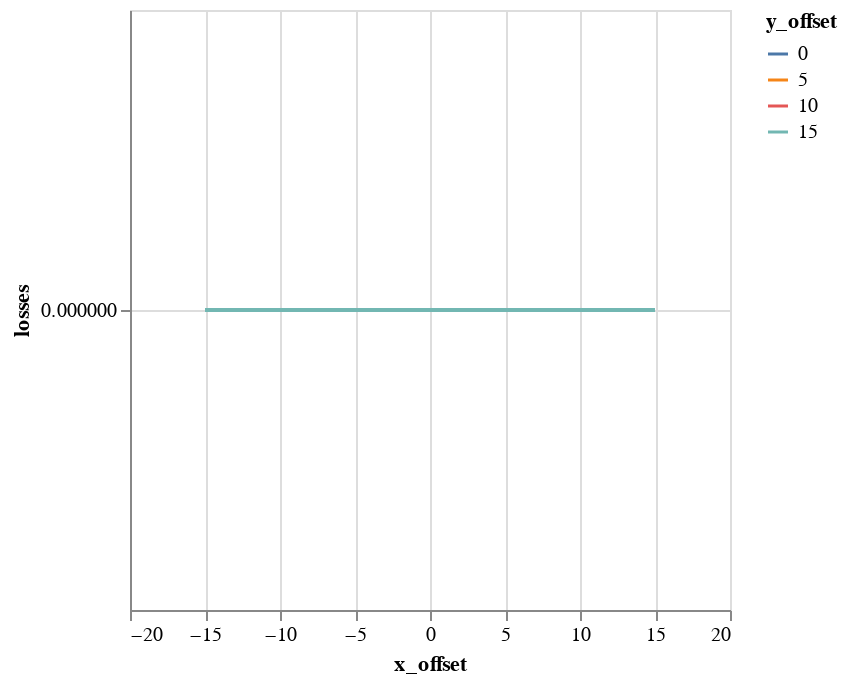

The cell this chart's notebook holds for it:
### Code cell
alt.Chart(emit_df).mark_line().encode(
    color='y_offset:N',
    x='x_offset',
    y='losses',
)

### Figure 1 — Vega-Lite specification as saved in the notebook (floating-point values rounded to 4 significant figures)
{"$schema": "https://vega.github.io/schema/vega-lite/v1.2.1.json", "data": {"values": [{"losses": 0, "relbeta": 0.002308, "sourceID": 16777222, "sourceName": "x_-15_y_0", "x_emittance": 1.621, "x_emittance_rel": 1.0, "x_norm_emittance": 0.003742, "x_offset": -15, "y_emittance": 1.572, "y_emittance_rel": 1.0, "y_norm_emittance": 0.003629, "y_offset": 0}, {"losses": 0, "relbeta": 0.002308, "sourceID": 16777229, "sourceName": "x_-15_y_5", "x_emittance": 1.593, "x_emittance_rel": 1.0, "x_norm_emittance": 0.003678, "x_offset": -15, "y_emittance": 1.594, "y_emittance_rel": 1.0, "y_norm_emittance": 0.003679, "y_offset": 5}, {"losses": 0, "relbeta": 0.002308, "sourceID": 16777236, "sourceName": "x_-15_y_10", "x_emittance": 1.617, "x_emittance_rel": 1.0, "x_norm_emittance": 0.003733, "x_offset": -15, "y_emittance": 1.597, "y_emittance_rel": 1.0, "y_norm_emittance": 0.003686, "y_offset": 10}, {"losses": 0, "relbeta": 0.002308, "sourceID": 16777243, "sourceName": "x_-15_y_15", "x_emittance": 1.671, "x_emittance_rel": 1.0, "x_norm_emittance": 0.003858, "x_offset": -15, "y_emittance": 1.662, "y_emittance_rel": 1.0, "y_norm_emittance": 0.003836, "y_offset": 15}, {"losses": 0, "relbeta": 0.002308, "sourceID": 16777220, "sourceName": "x_-10_y_0", "x_emittance": 1.592, "x_emittance_rel": 1.0, "x_norm_emittance": 0.003675, "x_offset": -10, "y_emittance": 1.553, "y_emittance_rel": 1.0, "y_norm_emittance": 0.003584, "y_offset": 0}, {"losses": 0, "relbeta": 0.002308, "sourceID": 16777227, "sourceName": "x_-10_y_5", "x_emittance": 1.613, "x_emittance_rel": 1.0, "x_norm_emittance": 0.003723, "x_offset": -10, "y_emittance": 1.58, "y_emittance_rel": 1.0, "y_norm_emittance": 0.003647, "y_offset": 5}, {"losses": 0, "relbeta": 0.002308, "sourceID": 16777234, "sourceName": "x_-10_y_10", "x_emittance": 1.487, "x_emittance_rel": 1.0, "x_norm_emittance": 0.003432, "x_offset": -10, "y_emittance": 1.665, "y_emittance_rel": 1.0, "y_norm_emittance": 0.003844, "y_offset": 10}, {"losses": 0, "relbeta": 0.002308, "sourceID": 16777241, "sourceName": "x_-10_y_15", "x_emittance": 1.45, "x_emittance_rel": 1.0, "x_norm_emittance": 0.003347, "x_offset": -10, "y_emittance": 1.634, "y_emittance_rel": 1.0, "y_norm_emittance": 0.003773, "y_offset": 15}, {"losses": 0, "relbeta": 0.002308, "sourceID": 16777218, "sourceName": "x_-5_y_0", "x_emittance": 1.676, "x_emittance_rel": 1.0, "x_norm_emittance": 0.00387, "x_offset": -5, "y_emittance": 1.718, "y_emittance_rel": 1.0, "y_norm_emittance": 0.003965, "y_offset": 0}, {"losses": 0, "relbeta": 0.002308, "sourceID": 16777225, "sourceName": "x_-5_y_5", "x_emittance": 1.523, "x_emittance_rel": 1.0, "x_norm_emittance": 0.003517, "x_offset": -5, "y_emittance": 1.626, "y_emittance_rel": 1.0, "y_norm_emittance": 0.003753, "y_offset": 5}, {"losses": 0, "relbeta": 0.002308, "sourceID": 16777232, "sourceName": "x_-5_y_10", "x_emittance": 1.511, "x_emittance_rel": 1.0, "x_norm_emittance": 0.003489, "x_offset": -5, "y_emittance": 1.545, "y_emittance_rel": 1.0, "y_norm_emittance": 0.003567, "y_offset": 10}, {"losses": 0, "relbeta": 0.002308, "sourceID": 16777239, "sourceName": "x_-5_y_15", "x_emittance": 1.692, "x_emittance_rel": 1.0, "x_norm_emittance": 0.003905, "x_offset": -5, "y_emittance": 1.505, "y_emittance_rel": 1.0, "y_norm_emittance": 0.003474, "y_offset": 15}, {"losses": 0, "relbeta": 0.002308, "sourceID": 16777216, "sourceName": "x_0_y_0", "x_emittance": 1.54, "x_emittance_rel": 1.0, "x_norm_emittance": 0.003555, "x_offset": 0, "y_emittance": 1.537, "y_emittance_rel": 1.0, "y_norm_emittance": 0.003547, "y_offset": 0}, {"losses": 0, "relbeta": 0.002308, "sourceID": 16777223, "sourceName": "x_0_y_5", "x_emittance": 1.541, "x_emittance_rel": 1.0, "x_norm_emittance": 0.003556, "x_offset": 0, "y_emittance": 1.535, "y_emittance_rel": 1.0, "y_norm_emittance": 0.003544, "y_offset": 5}, {"losses": 0, "relbeta": 0.002308, "sourceID": 16777230, "sourceName": "x_0_y_10", "x_emittance": 1.403, "x_emittance_rel": 1.0, "x_norm_emittance": 0.003239, "x_offset": 0, "y_emittance": 1.475, "y_emittance_rel": 1.0, "y_norm_emittance": 0.003406, "y_offset": 10}, {"losses": 0, "relbeta": 0.002308, "sourceID": 16777237, "sourceName": "x_0_y_15", "x_emittance": 1.768, "x_emittance_rel": 1.0, "x_norm_emittance": 0.004082, "x_offset": 0, "y_emittance": 1.612, "y_emittance_rel": 1.0, "y_norm_emittance": 0.003722, "y_offset": 15}, {"losses": 0, "relbeta": 0.002308, "sourceID": 16777217, "sourceName": "x_5_y_0", "x_emittance": 1.55, "x_emittance_rel": 1.0, "x_norm_emittance": 0.003577, "x_offset": 5, "y_emittance": 1.674, "y_emittance_rel": 1.0, "y_norm_emittance": 0.003865, "y_offset": 0}, {"losses": 0, "relbeta": 0.002308, "sourceID": 16777224, "sourceName": "x_5_y_5", "x_emittance": 1.602, "x_emittance_rel": 1.0, "x_norm_emittance": 0.003699, "x_offset": 5, "y_emittance": 1.474, "y_emittance_rel": 1.0, "y_norm_emittance": 0.003402, "y_offset": 5}, {"losses": 0, "relbeta": 0.002308, "sourceID": 16777231, "sourceName": "x_5_y_10", "x_emittance": 1.463, "x_emittance_rel": 1.0, "x_norm_emittance": 0.003376, "x_offset": 5, "y_emittance": 1.594, "y_emittance_rel": 1.0, "y_norm_emittance": 0.003679, "y_offset": 10}, {"losses": 0, "relbeta": 0.002308, "sourceID": 16777238, "sourceName": "x_5_y_15", "x_emittance": 1.598, "x_emittance_rel": 1.0, "x_norm_emittance": 0.00369, "x_offset": 5, "y_emittance": 1.574, "y_emittance_rel": 1.0, "y_norm_emittance": 0.003634, "y_offset": 15}, {"losses": 0, "relbeta": 0.002308, "sourceID": 16777219, "sourceName": "x_10_y_0", "x_emittance": 1.519, "x_emittance_rel": 1.0, "x_norm_emittance": 0.003507, "x_offset": 10, "y_emittance": 1.599, "y_emittance_rel": 1.0, "y_norm_emittance": 0.003691, "y_offset": 0}, {"losses": 0, "relbeta": 0.002308, "sourceID": 16777226, "sourceName": "x_10_y_5", "x_emittance": 1.448, "x_emittance_rel": 1.0, "x_norm_emittance": 0.003342, "x_offset": 10, "y_emittance": 1.507, "y_emittance_rel": 1.0, "y_norm_emittance": 0.003478, "y_offset": 5}, {"losses": 0, "relbeta": 0.002308, "sourceID": 16777233, "sourceName": "x_10_y_10", "x_emittance": 1.743, "x_emittance_rel": 1.0, "x_norm_emittance": 0.004023, "x_offset": 10, "y_emittance": 1.613, "y_emittance_rel": 1.0, "y_norm_emittance": 0.003723, "y_offset": 10}, {"losses": 0, "relbeta": 0.002308, "sourceID": 16777240, "sourceName": "x_10_y_15", "x_emittance": 1.573, "x_emittance_rel": 1.0, "x_norm_emittance": 0.003631, "x_offset": 10, "y_emittance": 1.511, "y_emittance_rel": 1.0, "y_norm_emittance": 0.003489, "y_offset": 15}, {"losses": 0, "relbeta": 0.002308, "sourceID": 16777221, "sourceName": "x_15_y_0", "x_emittance": 1.499, "x_emittance_rel": 1.0, "x_norm_emittance": 0.003459, "x_offset": 15, "y_emittance": 1.578, "y_emittance_rel": 1.0, "y_norm_emittance": 0.003643, "y_offset": 0}, {"losses": 0, "relbeta": 0.002308, "sourceID": 16777228, "sourceName": "x_15_y_5", "x_emittance": 1.572, "x_emittance_rel": 1.0, "x_norm_emittance": 0.003628, "x_offset": 15, "y_emittance": 1.486, "y_emittance_rel": 1.0, "y_norm_emittance": 0.003429, "y_offset": 5}, {"losses": 0, "relbeta": 0.002308, "sourceID": 16777235, "sourceName": "x_15_y_10", "x_emittance": 1.623, "x_emittance_rel": 1.0, "x_norm_emittance": 0.003746, "x_offset": 15, "y_emittance": 1.616, "y_emittance_rel": 1.0, "y_norm_emittance": 0.00373, "y_offset": 10}, {"losses": 0, "relbeta": 0.002308, "sourceID": 16777242, "sourceName": "x_15_y_15", "x_emittance": 1.515, "x_emittance_rel": 1.0, "x_norm_emittance": 0.003497, "x_offset": 15, "y_emittance": 1.588, "y_emittance_rel": 1.0, "y_norm_emittance": 0.003665, "y_offset": 15}]}, "encoding": {"color": {"field": "y_offset", "type": "nominal"}, "x": {"field": "x_offset", "type": "quantitative"}, "y": {"field": "losses", "type": "quantitative"}}, "mark": "line"}
